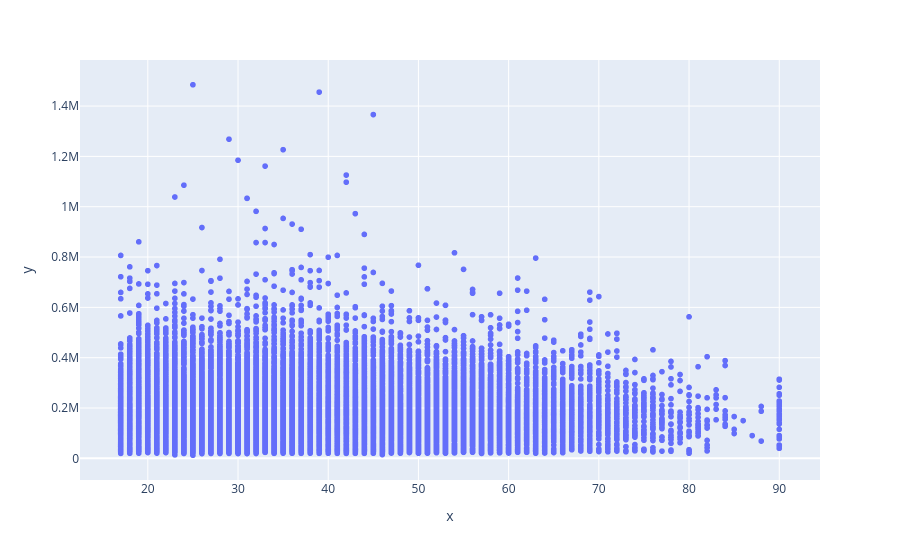

Write notebook code for a chart like this one.
### Code cell
# Age x final weight
grafico = px.scatter(x = base_census['age'], y = base_census['final-weight'])
grafico.show()

### Figure 1 — Plotly figure (JSON) as saved in the notebook; plotly's stock layout.template omitted (floating-point values rounded to 4 significant figures; data arrays with more than 128 entries replaced by an {"elided": "..."} marker saying what was removed)
{"data": [{"hovertemplate": "x=%{x}<br>y=%{y}<extra></extra>", "legendgroup": "", "marker": {"color": "#636efa", "symbol": "circle"}, "mode": "markers", "name": "", "showlegend": false, "type": "scattergl", "x": {"elided": "32561 int values"}, "xaxis": "x", "y": {"elided": "32561 int values"}, "yaxis": "y"}], "layout": {"legend": {"tracegroupgap": 0}, "margin": {"t": 60}, "xaxis": {"anchor": "y", "domain": [0, 1], "title": {"text": "x"}}, "yaxis": {"anchor": "x", "domain": [0, 1], "title": {"text": "y"}}}}
